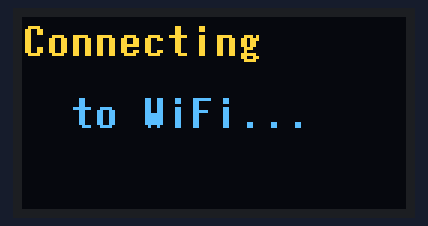
Simulated run of this sketch. Board: ESP8266 (NodeMCU). Shown: 128×64 one-colour display. The OLED is the two-colour kind (top 16 rows yellow); WiFi joins after 1.5 s; servers stay silent unless stated; network time is answered at once with the bench clock; the local clock reads 2024-03-15 10:24:30 at power-on unless the sketch sets it; what the sketch prints to the serial monitor is not drawn.

Above: at 0.1 s.
At 1.81 s:
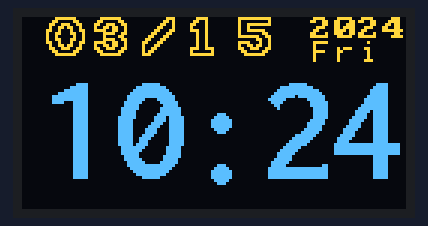
At 20.2 s:
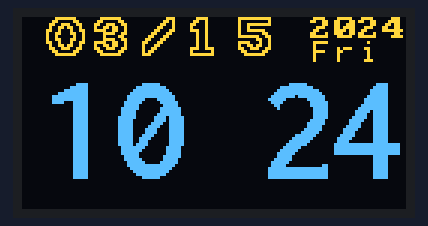
At 31.1 s:
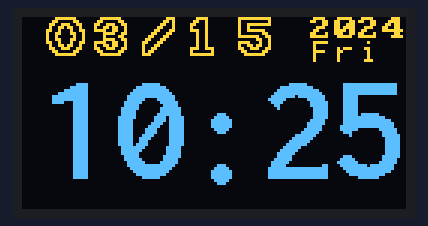
At 38.2 s:
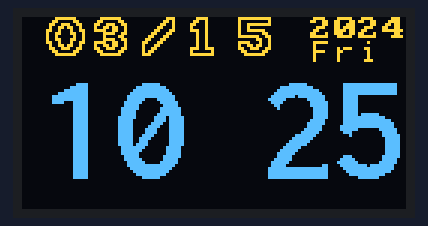

The sketch:

OLED_Clock.ino
```cpp
#ifdef ESP8266
#include <ESP8266WiFi.h>
#endif

#ifdef ESP32
#include <WiFi.h>
#endif

#include <NTPClient.h>
#include <WiFiUdp.h>
#include <Wire.h>
#include <U8x8lib.h>

// ========== user settings ==========

const char          *ssid          = "Tung_EiEi";             // your wifi name
const char          *pw            = "hellotung";             // your wifi password
const char          *ntpServer     = "pool.ntp.org"; // change it to local NTP server if needed
const unsigned long updateDelay    = 900;            // NTP update interval (unit: seconds, default: 15 min)
const long          timezoneOffset = 7;              // timezone offset (unit: hours)

#define SCL_PIN SCL  // SCL pin of OLED. Default: D1 (ESP8266) or D22 (ESP32)
#define SDA_PIN SDA  // SDA pin of OLED. Default: D2 (ESP8266) or D21 (ESP32)

// ====================================

const String  weekDays[7] = {"Sun", "Mon", "Tue", "Wed", "Thu", "Fri", "Sat"};
unsigned long lastCheckTime = 0;
unsigned int  second_prev = 0;
bool          colon_switch = false;

// NTPClient: https://github.com/arduino-libraries/NTPClient
WiFiUDP ntpUDP;
NTPClient timeClient(ntpUDP, ntpServer);

// U8X8 Display constructors: https://github.com/olikraus/u8g2/wiki/u8x8setupcpp
// U8X8 Fonts: https://github.com/olikraus/u8g2/wiki/u8x8reference
U8X8_SSD1306_128X64_NONAME_SW_I2C u8x8(SCL_PIN, SDA_PIN, U8X8_PIN_NONE);

void setup() {

  // serial baud rate: 115200
  Serial.begin(115200);

  // initialize OLED
  u8x8.begin();
  u8x8.setBusClock(400000);
  u8x8.setFont(u8x8_font_7x14B_1x2_f);
  u8x8.drawString(0, 0, "Connecting");
  u8x8.drawString(0, 3, "  to WiFi...");

  // connect to wifi
  Serial.println("Connecting to WiFi...");
  WiFi.disconnect();
  WiFi.mode(WIFI_STA);
  WiFi.begin(ssid, pw);
  while (WiFi.status() != WL_CONNECTED) {
    Serial.print(".");
    delay(500);
  }
  Serial.println("\nConnected. IP:");
  Serial.println(WiFi.localIP());

  // clear OLED
  u8x8.clear();

  // setup NTPClient
  timeClient.setUpdateInterval(updateDelay * 1000);
  timeClient.setTimeOffset(timezoneOffset * 60 * 60);
  timeClient.begin();
  while (!timeClient.update()) timeClient.forceUpdate();
  lastCheckTime = millis();

}

void loop() {

  // check wifi status and NTP updates
  if (millis() - lastCheckTime >= updateDelay * 1000) {
    // reconnect wifi if needed
    if (WiFi.status() != WL_CONNECTED) WiFi.reconnect();
    // update NTP (and force update if needed)
    if (!timeClient.update()) timeClient.forceUpdate();
    lastCheckTime = millis();
  }

  // extract second from board's internal clock
  unsigned int second = timeClient.getSeconds();

  // when the second number changes, extract the rest of values
  // then re-draw the clock texts
  if (second != second_prev) {

    colon_switch = !colon_switch;

    time_t rawtime = timeClient.getEpochTime();
    struct tm * ti;
    ti = localtime(&rawtime);
    unsigned int year = ti->tm_year + 1900;
    unsigned int month = ti->tm_mon + 1;
    unsigned int day = ti->tm_mday;
    unsigned int hour = timeClient.getHours();
    unsigned int minute = timeClient.getMinutes();

    String fYear = String(year);
    String fDate = (month < 10 ? "0" : "") + String(month) + "/" + (day < 10 ? "0" : "") + String(day);
    String fTime = (hour < 10 ? "0" : "") + String(hour) + (colon_switch ? ":" : " ") + (minute < 10 ? "0" : "") + String(minute);
    String weekDay = weekDays[timeClient.getDay()];

    Serial.println("Board time: " + fYear + "/" + fDate + " (" + weekDay + ") " + timeClient.getFormattedTime());

    u8x8.setFont(u8x8_font_lucasarts_scumm_subtitle_o_2x2_f);
    u8x8.drawString(1, 0, strcpy(new char[fDate.length() + 1], fDate.c_str()));
    u8x8.setFont(u8x8_font_pxplusibmcga_f);
    u8x8.drawString(12, 0, strcpy(new char[fYear.length() + 1], fYear.c_str()));
    u8x8.setFont(u8x8_font_victoriamedium8_r);
    u8x8.drawString(12, 1, strcpy(new char[weekDay.length() + 1], weekDay.c_str()));
    u8x8.setFont(u8x8_font_inb33_3x6_f);
    u8x8.drawString(1, 2, strcpy(new char[fTime.length() + 1], fTime.c_str()));

  }

  second_prev = second;

  delay(200);

}
```

Measured:
- what the display in image 0 shows lasts 1.6 s, from 0.0 s to 1.6 s
- what the display in image 1 shows lasts 0.4 s, from 1.6 s to 2.0 s
- what the display in image 2 shows lasts 1.0 s, from 20.2 s to 21.2 s
